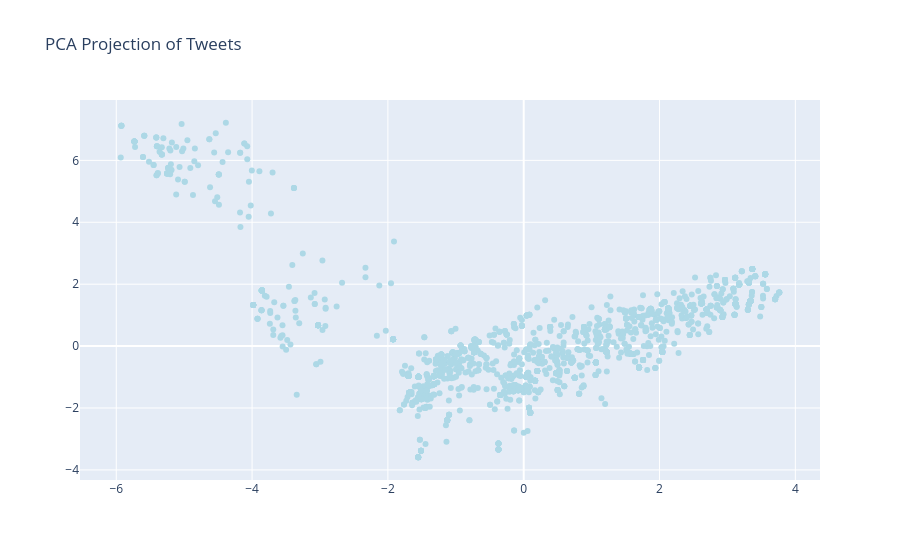

Source (notebook cell):
### Code cell
data = [
    go.Scatter(
        x = pca_df.iloc[:2000,0].values,
        y = pca_df.iloc[:2000,1].values,
        text = pca_df.iloc[:2000,2].values,
        hoverinfo = 'text',
        marker = dict(
            color = 'lightblue'
        ),
        mode='markers',
        showlegend = False
    )
]

# Explicitly create a Figure object with a title for robust rendering
fig = go.Figure(data=data, layout=go.Layout(title='PCA Projection of Tweets'))
# Use fig.show() for potentially more robust display in some environments
fig.show()

### Figure 1 — Plotly figure (JSON) as saved in the notebook; plotly's stock layout.template omitted (floating-point values rounded to 4 significant figures; data arrays with more than 128 entries replaced by an {"elided": "..."} marker saying what was removed)
{"data": [{"hoverinfo": "text", "marker": {"color": "lightblue"}, "mode": "markers", "showlegend": false, "text": {"elided": "2000 str values"}, "x": {"elided": "2000 float values"}, "y": {"elided": "2000 float values"}, "type": "scatter"}], "layout": {"title": {"text": "PCA Projection of Tweets"}}}
